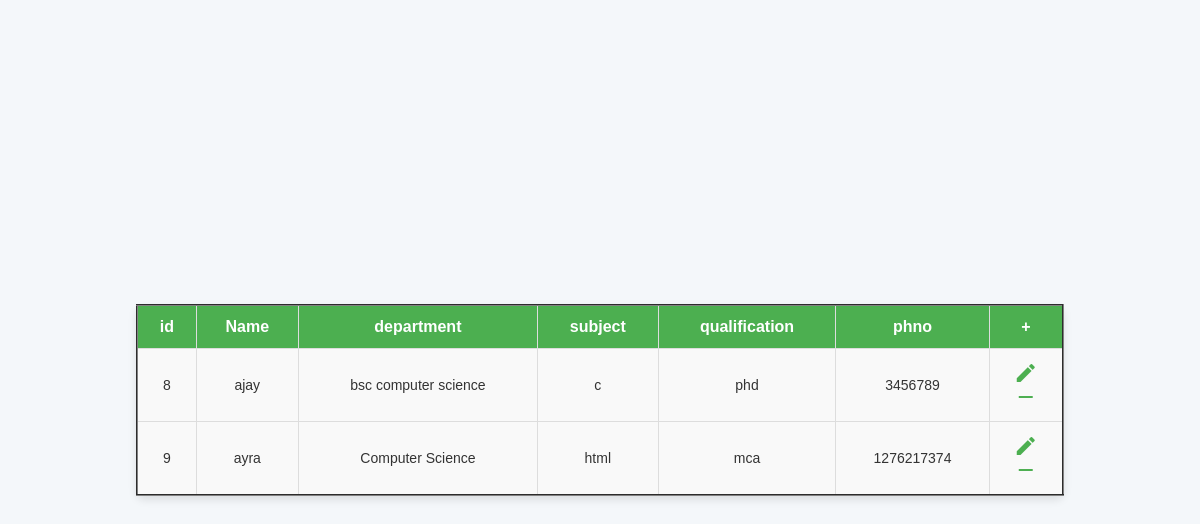
The page /faculty on the database as committed earlier.
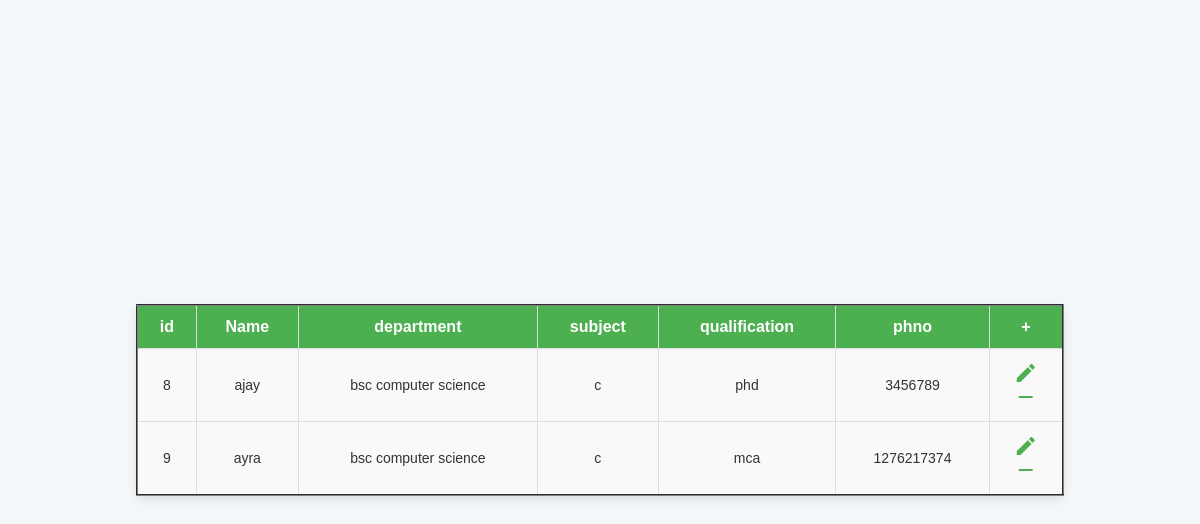
The same page on the database as committed later.
### administrator/models.py (models this page shows)
class facultyTable(models.Model):
    LOGIN = models.ForeignKey(logintable, on_delete=models.CASCADE)
    name=models.CharField(max_length=30,null=True,blank=True)
    department=models.CharField(max_length=30,null=True,blank=True)
    subject=models.CharField(max_length=30,null=True,blank=True)
    qualification=models.CharField(max_length=30,null=True,blank=True)
    phoneno=models.BigIntegerField(null=True,blank=True)

### administrator/views.py (the view)
# urls.py: path("faculty",Facpage.as_view(),name="faculty"),
class Facpage(View):
    def get(self,request):
        obj=facultyTable.objects.all()
        return render(request,"admin/faculty.html",{'val':obj})

### templates/admin/faculty.html (shortened to what this page needs)
{%  load static %}
<html lang="en">
<head>
     <link rel="stylesheet" href="{% static 'css/style.css' %}">
</head>
<body class=" bo">
    <table border="2"  >
        <tr>
            <th>id</th>
        <th>Name</th>
        <th> department</th>
        <th>subject </th>
        <th>qualification</th>
        <th>phno</th>
        <th>+</th>
    </tr>
    {% for i in val %}
    <tr>
        <td>{{i.id }}</td>
        <td>{{i.name}}</td>
        <td>{{i.department}}</td>
        <td>{{i.subject}}</td>
        <td>{{i.qualification}}</td>
        <td>{{i.phoneno}}</td>
        <td>
            <a href="editfaculty/{{i.id}}"><li class="material-icons">edit</li> </a><br>
            <a href="removefaculty/{{ i.LOGIN.id }}"><li class="material-icons">remove</li> </a>
        </td>
    </tr>
    {% endfor %}
    </table>
</body>
</html>

Rows that differ between the two databases and show on the page:
changed facultyTable "ayra": department "Computer Science" → "bsc computer science"; subject "html" → "c"
